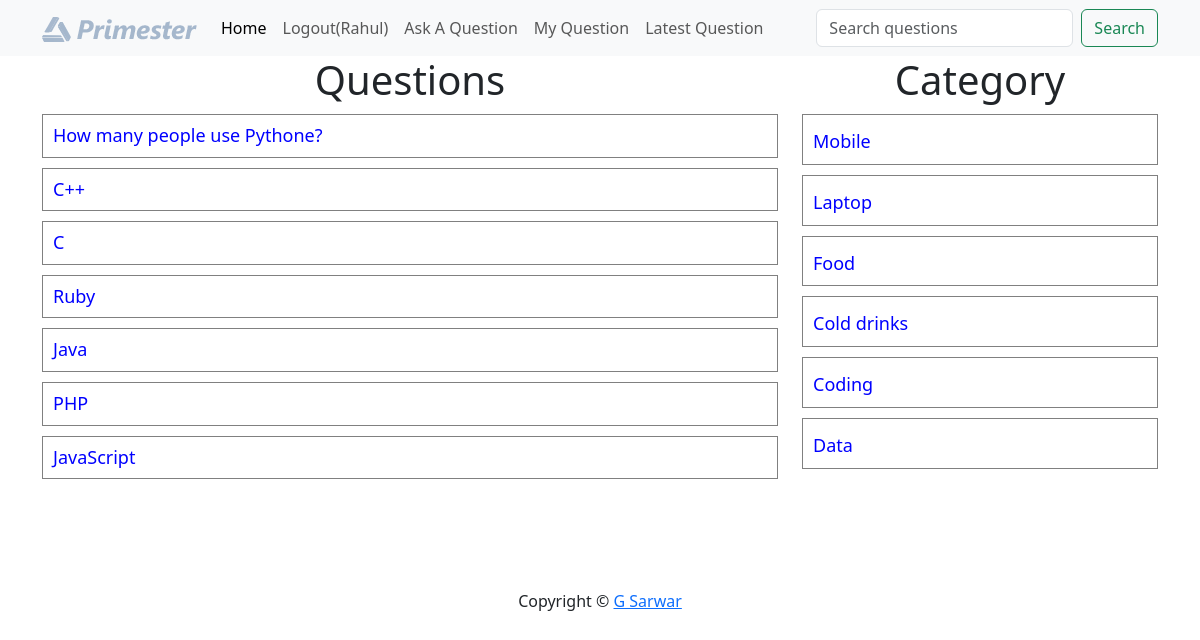
Page /?latest=true (signed in) on the committed database.
### tables this page shows
CREATE TABLE `questions` (
  `id` int(10) NOT NULL,
  `title` varchar(100) NOT NULL,
  `description` varchar(300) NOT NULL,
  `category_id` int(10) NOT NULL,
  `user_id` int(10) NOT NULL
);

CREATE TABLE `category` (
  `id` int(30) NOT NULL,
  `name` varchar(100) NOT NULL
);

### client/questions.php (the view, shortened to what this page needs)
<div class="container">
    <div class="row">
        <div class="col-md-8">
        <h1 class="heading">Questions</h1>
            <?php
                include("./common/db.php");
                if(isset($_GET['c-id'])){
                    $query = "select * from questions where category_id = $cid ";
                }elseif(isset($_GET['u-id'])){
                    $query = "select * from questions where user_id = $uid ";
                }elseif(isset($_GET['latest'])){
                    $query = "select * from questions order by id desc";
                }elseif(isset($_GET['search'])){
                    $query = "select * from questions where `title` like '%$search%'";
                }else{
                    $query = "select * from questions";
                }
                $result = $conn->query($query);
                foreach($result as $row){
                    $title =  $row['title'];
                    $id = $row['id'];
                    echo "<div class='row question-list'>
                        <h4 class='my-question'><a href='?q-id=$id'>{$title}</a>";
                    echo "</h4></div>";
                }
            ?>
        </div>
        <div class="col-md-4">
            <?php
                include("categorylist.php");
            ?>
        </div>
    </div>
</div>

### client/categorylist.php
<div>
    <h1 class="heading">Category</h1>
    <?php
        include("./common/db.php");
        $query = "select * from category";
        $result = $conn->query($query);
        foreach($result as $row){
            $name =  ucfirst($row['name']);
            $id = $row['id'];
            echo "<div class='row question-list'>
                <h4><a href='?c-id=$id'>{$name}</a></h4>
            </div>";
        }
    ?>
</div>

### public/style.css (style rules this page uses)
.heading { text-align: center; }
.question-list { border: 1px solid gray; margin: 10px 0; padding: 10px 10px; }
.question-list h4 { margin: 0; padding: 0; }
.question-list a { text-decoration: none; font-size: 18px; color: blue; }
.my-question { display: flex; justify-content: space-between; }

### rows in the picture
questions: title "How many people use Pythone?"
questions: title "C++"
questions: title "C"
questions: title "Ruby"
questions: title "Java"
questions: title "PHP"
questions: title "JavaScript"
category: name "Mobile"
category: name "Laptop"
category: name "Food"
category: name "Cold drinks"
category: name "Coding"
category: name "Data"

### other values in the picture
$_SESSION["user"]["username"] "Rahul"
